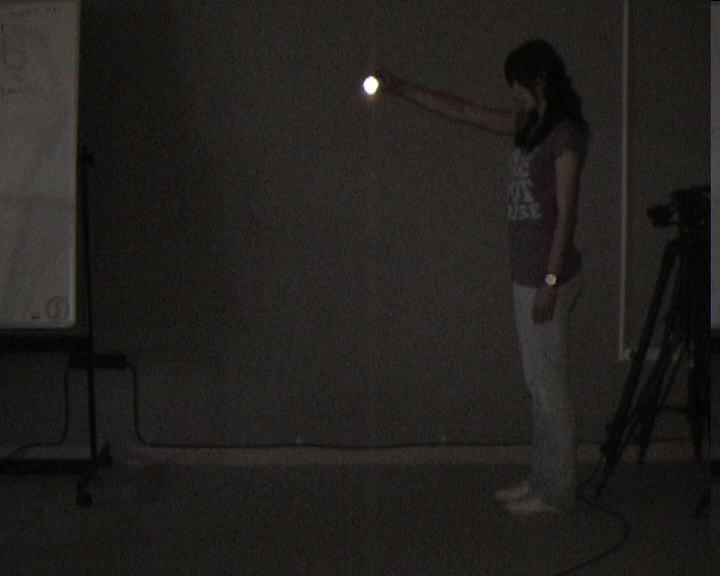
%> input picture hafta_02/topbirak_041.jpg, 720 x 576 px; its folder holds only this picture in this run
$ octave N18136522_Celik_Baris_Odev_1.m   (GNU Octave 9; MATLAB toolbox functions it lacks are replaced by stand-ins)
%> lines starting %> are read from the running program, lines starting %| are printed output that depends on the picture; in (x1, y1, x2, y2) boxes, pixels count from 0 and x2, y2 are one past the last pixel; in counts of white or black regions, pixels touching at a corner belong together; the program's own positions count from 1
%% get all files
currentDir = pwd; %gets directory
allFiles = dir(fullfile(currentDir,'*.jpg')); % gets all jpg files

for k = 1:length(allFiles)
    fileName = allFiles(k).name;

    RGB = imread(fileName);
%> RGB is the input picture: size 576x720x3 uint8; mean R, G, B 34.2, 32, 29.3
    I = rgb2gray(RGB);
    % binaryImage = I > 220; % binarization without tool
    % binaryImage = I > (1-graythresh(I))*255; % binarization without tool

    %% Histogram
    % Used histogram size 8 because 2^8 = 256
    histogramSize = 8;
    [counts,x] = imhist(I,histogramSize);
%> counts = [40413; 344479; 29518; 94; 28; 17; 24; 147]; x = [0; 36.43; 72.86; 109.3; 145.7; 182.1; 218.6; 255]
    % stem(x,counts) % comment out to see histogram

    %% find the median of the histogram and find the first value that matches it
    index = find(counts <= median(counts),1,'first');
%> index = 4

    %% test
    % T = otsuthresh(counts);
    % T = adaptthresh(I,0.4);
    % BW = imbinarize(I,(index/histogramSize));

    %% Get logical map of the image and Label the Black/White image and filter the noise (salt/pepper)
    L = medfilt2(bwlabel(imbinarize(I,(index/histogramSize))));
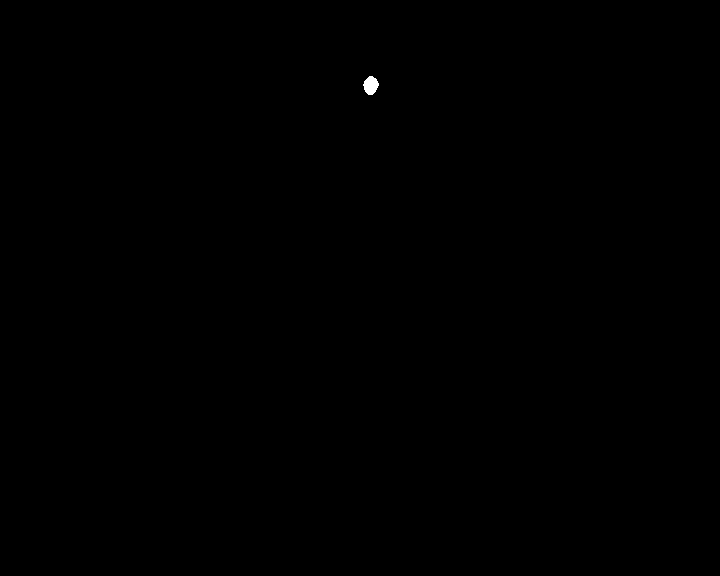
%> L: size 576x720 double; values 0 (black) and 1 (white), 0.05% white; 1 white region, box (x1, y1, x2, y2) and area: (363, 76, 379, 95) 214
    cg = regionprops(L, 'centroid');
%> cg = 1 region; Centroid: [371.4 86]
    marker_centroids = cat(1, cg.Centroid);
%> marker_centroids = [371.4 86]

    % imshowpair(RGB, filteredL, 'montage');
    %% Draw the image and marker with coordinates
    drawnow; % forces to update the image. or in other words updates the frame
    imshow(RGB);
    hold on
    plot(marker_centroids(:,1), marker_centroids(:,2), 'r+');
    txt = '[x,y]';
    txt = strrep(txt,'x',num2str(marker_centroids(:,1)));
%> txt = '[371.4206,y]'
    txt = strrep(txt,'y',num2str(marker_centroids(:,2)));
%> txt = '[371.4206,86.0047]'
    h = text(marker_centroids(:,1)+20, marker_centroids(:,2),txt, 'HorizontalAlignment','left', 'Color', 'r');
    set(h, 'Color',[1, 0.6 ,0.2], 'FontSize', 20)
    li = line([marker_centroids(:,1),0],[marker_centroids(:,2),numel(RGB(:,1,1))]);
    set(li, 'Color',[1, 0.6 ,0.2])
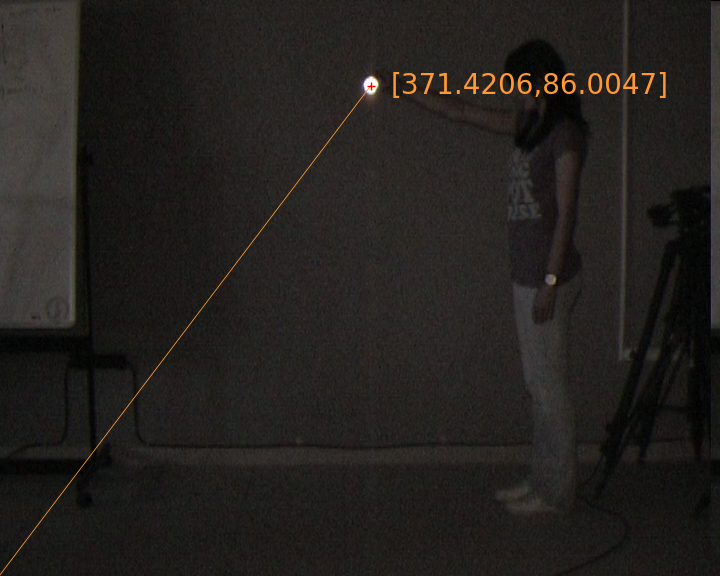
%> figure redrawn from the program's plot data
end
